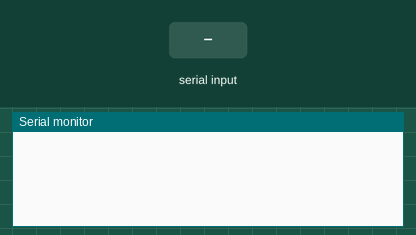
A sketch run on a simulated Arduino Uno, built with avr-gcc and run on an emulated ATmega328P. On the bench: the last lines printed to the serial monitor. Inputs (shaded band) come from the test bench. The modem accepts every AT command (registered, SIM ready, sends succeed) and sends nothing else.

Above: at 1.7 s.
1.8 s: "90,45\n" received over Serial
At 3.0 s:
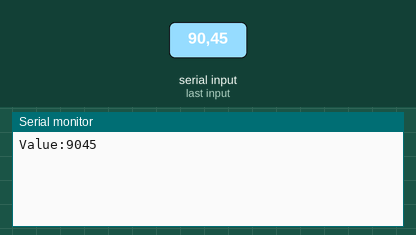
3.3 s: "1\n" received over Serial
At 4.4 s:
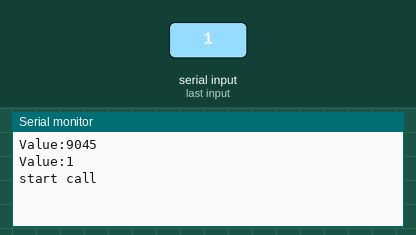

The sketch:

gsm.ino
```cpp
#include<SoftwareSerial.h>
SoftwareSerial GPRS(2, 3);

int inputPinTempSensor = 0;
float tempCelsius = 0 ;
float thresholdTemp = 45;
String inString = "";
int i=0;
void setup()
{
  GPRS.begin(9600);               // the GPRS baud rate
  Serial.begin(9600);             // the Serial port of Arduino baud rate.
  delay(500);
}

void loop() {


   while (Serial.available() > 0) {
    int inChar = Serial.read();
    if (isDigit(inChar)) {
      // convert the incoming byte to a char
      // and add it to the string:
      inString += (char)inChar;
    }
    // if you get a newline, print the string,
    // then the string's value:
    if (inChar == '\n') {
      Serial.print("Value:");
      i=inString.toInt();
      Serial.println(i);
      inString = "";

    switch(i){
      case 1: Serial.println("start call");
               call();
                Serial.println("call requested");
                 delay(10000000000);break;

        case 2: Serial.println("sending sms...");
               sendSMS();
                Serial.println("Sent SMS!");
                 delay(10000000000);break;
    }

   }
   }
}


void call() {
//  GPRS.println("AT+CMGF=1");    // Set modem to text mode
//  delay(2000);
//  GPRS.write("AT+CMGS=");      // Start composing message
//  GPRS.write(0x22);            // hex equivalent of double-quote '"'
//  GPRS.write("+918807270640"); // the number to send the SMS to
//  GPRS.write(0x22);
//  GPRS.write(0x0D);            // hex equivalent of Carraige return
//  GPRS.write(0x0A);            // hex equivalent of newline
//  delay(2000);
//  GPRS.print("I am an idiot");  // Send the text message to the GSM module
//  GPRS.write(0x0D);            // hex equivalent of Carraige return
//  GPRS.write(0x0A);            // hex equivalent of newline
//  delay(1000);
//  GPRS.write(26);              // equivalent of CTRL-Z
GPRS.println("ATD+919629116037;");
  delay(2000);

}

void sendSMS() {
  GPRS.println("AT+CMGF=1");    // Set modem to text mode
  delay(2000);
  GPRS.write("AT+CMGS=");      // Start composing message
  GPRS.write(0x22);            // hex equivalent of double-quote '"'
  GPRS.write("+919629116037"); // the number to send the SMS to
  GPRS.write(0x22);
  GPRS.write(0x0D);            // hex equivalent of Carraige return
  GPRS.write(0x0A);            // hex equivalent of newline
  delay(2000);
  GPRS.print("I am an idiot");  // Send the text message to the GSM module
  GPRS.write(0x0D);            // hex equivalent of Carraige return
  GPRS.write(0x0A);            // hex equivalent of newline
  delay(1000);
  GPRS.write(26);              // equivalent of CTRL-Z

}
```

Measured:
- after the input at 1.8 s, the serial monitor: prints a new line at once (image 1)
- after the input at 3.3 s, the serial monitor: prints a new line at once (image 2)
